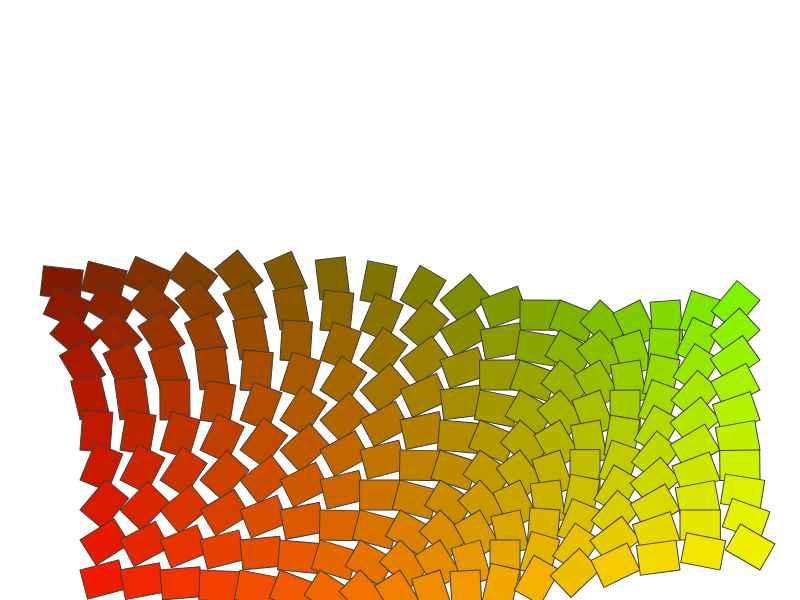
Frame 1 (no input)
Frame 60 (no input): identical to frame 1, image omitted
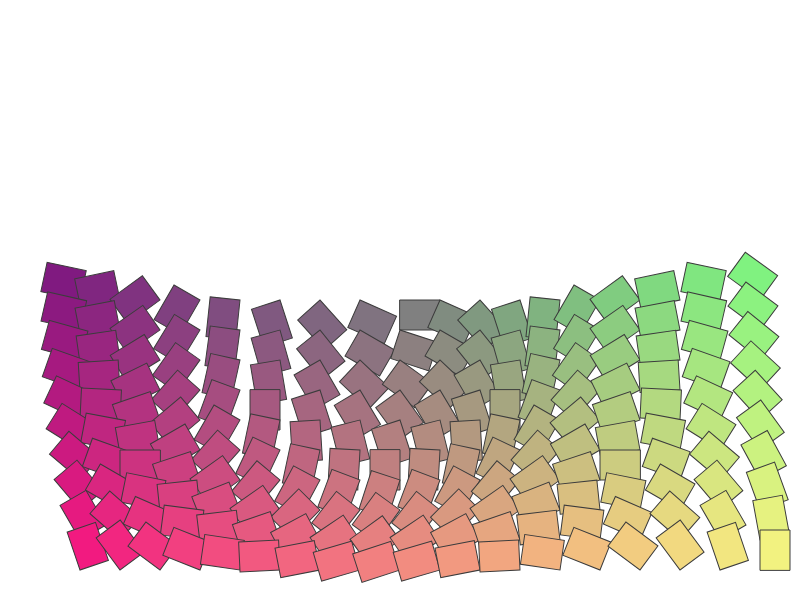
Frame 120 (the mouse pressed at the canvas centre since frame 60)

The p5.js sketch that drew these frames (run headless with seeded random() and noise() and a simulated clock; from frame 60 on, the mouse is pressed at the canvas centre):

// p5.js sketch
// ── sketch.js
/*

    Example Code: Interactive Gradient Array

*/


function setup(){

  createCanvas(800,600);
  stroke(60)

}

function draw(){
  background(255)

  let numCol = 20
  let numRow = 20
  let stepX = width / numCol // height of box 
  let stepY = height / numRow // width of box  

  for (var col = 10; col < numRow; col++){

    for (var row = 2; row < numCol; row++){
    
      fill(col/numCol*255,row/numRow*255,mouseX/width*255)   
      push()
      translate(row*stepX,col*stepY)
      rotate(dist(row*stepX,col*stepY,mouseX,mouseY)/600*TWO_PI) 
      rect(0,0,stepX,stepY) 
      pop()

    }

  }

}
